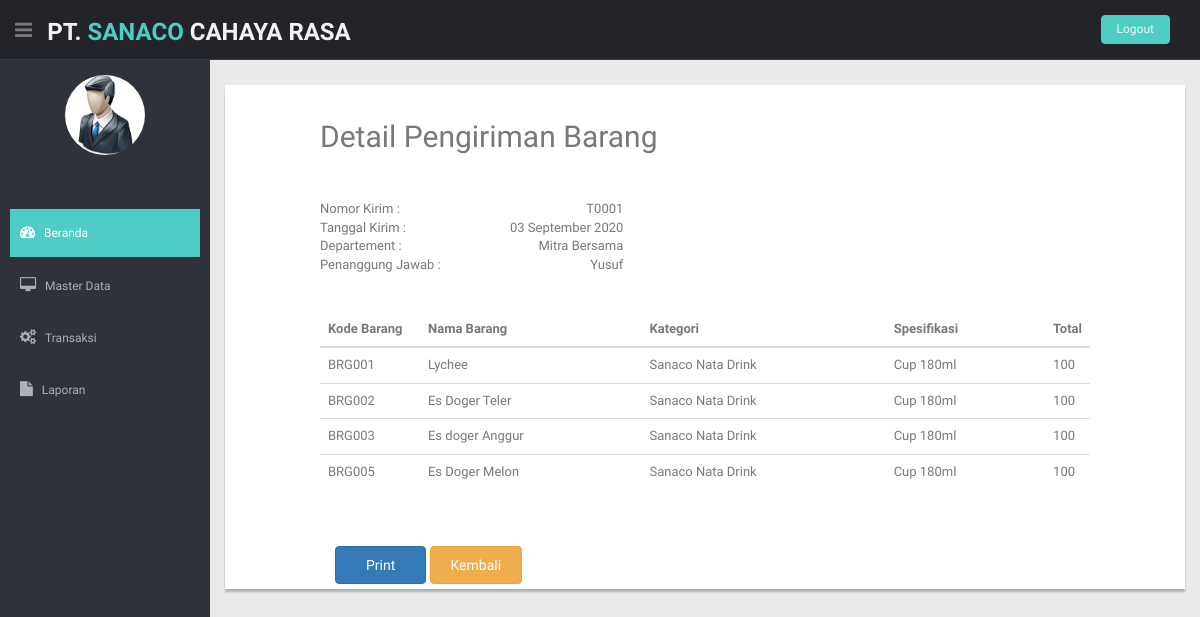
/admin/beranda.php?hal=detail_penerimaan&kode_terima=T0001, run on the app's committed database.
### tables this page shows
CREATE TABLE `tb_penerimaan` (
  `kode_terima` varchar(10) NOT NULL,
  `tanggal_terima` date NOT NULL,
  `jumlah_item` int(10) NOT NULL,
  `kode_departement` varchar(10) NOT NULL,
  `id_login` varchar(10) NOT NULL,
  `keterangan` varchar(20) NOT NULL
);

CREATE TABLE `tb_departement` (
  `kode_departement` varchar(20) NOT NULL,
  `nama_departement` text NOT NULL,
  `nama_manager` varchar(20) NOT NULL
);

CREATE TABLE `tb_detail_penerimaan` (
  `id` int(10) NOT NULL,
  `kode_terima` varchar(10) NOT NULL,
  `kode_barang` varchar(10) NOT NULL,
  `jumlah_barang` int(10) NOT NULL
);

CREATE TABLE `tb_barang` (
  `kode_barang` varchar(10) NOT NULL,
  `nama_barang` varchar(20) NOT NULL,
  `kode_kategori` varchar(10) NOT NULL,
  `spesifikasi` varchar(25) NOT NULL,
  `stock` int(10) NOT NULL
);

CREATE TABLE `tb_kategori` (
  `kode_kategori` int(11) NOT NULL,
  `nama_kategori` varchar(20) NOT NULL
);

### admin/fungsi_tanggal.php (called while the page is built)
<?php
    function tgl_indo($tanggal) {
        $bulan = array(
            1 => 'Januari',
            'Februari',
            'Maret',
            'April',
            'Mei',
            'Juni',
            'Juli',
            'Agustus',
            'September',
            'Oktober',
            'November',
            'Desember',
        );
        $pecahkan = explode('-', $tanggal);
        return $pecahkan[2] . ' ' . $bulan[(int) $pecahkan[1]] . ' ' . $pecahkan[0];
    }
?>

### admin/penerimaan/detail_penerimaan.php (the view)
<?php
    include "../koneksi.php";
    $kode_terima = $_GET['kode_terima'];
    $data_atas = mysqli_query($connect, "SELECT * FROM tb_penerimaan left join tb_departement on tb_penerimaan.kode_departement = tb_departement.kode_departement WHERE kode_terima = '$kode_terima'");
    $x = mysqli_fetch_array($data_atas);
    include "fungsi_tanggal.php";
?>
<section id="main-content">
    <section class="wrapper">
        <div class="col-lg-12 mt">
            <div class="row content-panel">
                <div class="col-lg-10 col-lg-offset-1">
                    <div class="pull-left">
                        <h2>Detail Pengiriman Barang</h2>
                        <br>
                    </div>
                    <div class="clearfix"></div>
                    <div class="row">
                        <div class="col-md-5">
                            <br>
                            <div>
                                <div class="pull-left">Nomor Kirim : </div>
                                <div class="pull-right"><?php echo $x['kode_terima']?></div>
                                <div class="clearfix"></div>
                            </div>
                            <div>
                                <div class="pull-left">Tanggal Kirim : </div>
                                <div class="pull-right"><?php echo tgl_indo($x['tanggal_terima']);?></div>
                                <div class="clearfix"></div>
                            </div>
                            <div>
                                <div class="pull-left">Departement : </div>
                                <div class="pull-right"><?php echo $x['nama_departement']?></div>
                                <div class="clearfix"></div>
                            </div>
                            <div>
                                <div class="pull-left">Penanggung Jawab : </div>
                                <div class="pull-right"><?php echo $x['nama_manager']?></div>
                                <div class="clearfix"></div>
                            </div>
                        </div>
                    </div>
                    <br><br>
                        <table class="table">
                            <thead>
                                <?php
                                    include "../koneksi.php";
                                    $data_bawah =  mysqli_query($connect, "SELECT * FROM tb_penerimaan left join tb_detail_penerimaan on tb_penerimaan.kode_terima = tb_detail_penerimaan.kode_terima left join tb_barang on tb_detail_penerimaan.kode_barang = tb_barang.kode_barang where tb_penerimaan.kode_terima = '$kode_terima'");
                                ?>
                                <tr>
                                    <th style="width:100px">Kode Barang</th>
                                    <th class="text-left">Nama Barang</th>
                                    <th class="text-left">Kategori</th>
                                    <th class="text-left">Spesifikasi</th>
                                    <th style="width:30px">Total</th>
                                </tr>
                            </thead>
                            <tbody>
                                <?php
                                    while($data = mysqli_fetch_array($data_bawah)) {
                                ?>
                                <tr>
                                    <td><?php echo $data['kode_barang']?></td>
                                    <td><?php echo $data['nama_barang']?></td>
                                    <td>
                                        <?php
                                            include "../koneksi.php";
                                            $show = mysqli_query($connect, "SELECT * FROM tb_kategori");
                                            while($y = mysqli_fetch_array($show)) {
                                        ?>
                                        <?php echo $y['nama_kategori']?>
                                        <?php
                                            }
                                        ?>
                                    </td>
                                    <td><?php echo $data['spesifikasi']?></td>
                                    <td><?php echo $data['jumlah_barang']?></td>
                                </tr>
                                <?php
                                    }
                                ?>
                            </tbody>
                        </table>
                        <br><br>
                        <div class="form-group">
                            <div class="col-sm-4">
                                <a href="penerimaan/cetak_pengiriman.php" class="btn btn-primary" style="padding:8px 30px">Print</a>
                                <a href="beranda.php?hal=data_penerimaan" class="btn btn-warning" style="padding:8px 20px">Kembali</a>
                            </div>
                        </div>
                </div>
            </div>
        </div>
    </section>
</section>

### css/style.css (style rules this page uses)
body { color: #797979; background: #eaeaea; font-family: 'Ruda', sans-serif; padding: 0px !important; margin: 0px !important; font-size:13px; }
a, a:hover, a:focus { text-decoration: none; outline: none; }
.mt { margin-top: 25px; }
#main-content { margin-left: 210px; }
.wrapper { display: inline-block; margin-top: 60px; padding-left: 15px; padding-right: 15px; padding-bottom: 15px; padding-top: 0px; width: 100%; }
.content-panel { background: #ffffff; box-shadow: 0px 3px 2px #aab2bd; padding-top: 15px; padding-bottom: 5px; }

### data on the page
tb_penerimaan: kode_terima "T0001", tanggal_terima "03 September 2020", kode_departement.nama_departement "Mitra Bersama", kode_departement.nama_manager "Yusuf"
tb_detail_penerimaan: kode_barang.kode_barang "BRG001", kode_barang.nama_barang "Lychee", kode_barang.spesifikasi "Cup 180ml", jumlah_barang "100"
tb_kategori: nama_kategori "Sanaco Nata Drink"
tb_detail_penerimaan: kode_barang.kode_barang "BRG002", kode_barang.nama_barang "Es Doger Teler", kode_barang.spesifikasi "Cup 180ml", jumlah_barang "100"
tb_detail_penerimaan: kode_barang.kode_barang "BRG003", kode_barang.nama_barang "Es doger Anggur", kode_barang.spesifikasi "Cup 180ml", jumlah_barang "100"
tb_detail_penerimaan: kode_barang.kode_barang "BRG005", kode_barang.nama_barang "Es Doger Melon", kode_barang.spesifikasi "Cup 180ml", jumlah_barang "100"
